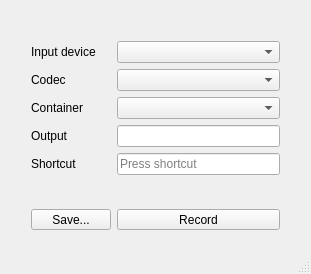
<?xml version="1.0" encoding="UTF-8"?>
<ui version="4.0">
 <class>AppClass</class>
 <widget class="QMainWindow" name="AppClass">
  <property name="geometry">
   <rect>
    <x>0</x>
    <y>0</y>
    <width>311</width>
    <height>274</height>
   </rect>
  </property>
  <property name="windowTitle">
   <string>App</string>
  </property>
  <property name="windowIcon">
   <iconset resource="app.qrc">
    <normaloff>:/App/Audio recorder.ico</normaloff>:/App/Audio recorder.ico</iconset>
  </property>
  <widget class="QWidget" name="centralWidget">
   <widget class="QWidget" name="">
    <property name="geometry">
     <rect>
      <x>20</x>
      <y>30</y>
      <width>271</width>
      <height>211</height>
     </rect>
    </property>
    <layout class="QGridLayout" name="gridLayout">
     <item row="0" column="0">
      <widget class="QLabel" name="label">
       <property name="text">
        <string>Input device</string>
       </property>
      </widget>
     </item>
     <item row="0" column="1">
      <widget class="QComboBox" name="inputDevicesComboBox"/>
     </item>
     <item row="1" column="0">
      <widget class="QLabel" name="label_2">
       <property name="text">
        <string>Codec</string>
       </property>
      </widget>
     </item>
     <item row="1" column="1">
      <widget class="QComboBox" name="codecComboBox"/>
     </item>
     <item row="2" column="0">
      <widget class="QLabel" name="label_5">
       <property name="text">
        <string>Container</string>
       </property>
      </widget>
     </item>
     <item row="2" column="1">
      <widget class="QComboBox" name="fileContainerBox"/>
     </item>
     <item row="3" column="0">
      <widget class="QLabel" name="label_3">
       <property name="text">
        <string>Output</string>
       </property>
      </widget>
     </item>
     <item row="3" column="1">
      <widget class="QLineEdit" name="filenameTextBox"/>
     </item>
     <item row="4" column="0">
      <widget class="QLabel" name="label_4">
       <property name="text">
        <string>Shortcut</string>
       </property>
      </widget>
     </item>
     <item row="4" column="1">
      <widget class="QKeySequenceEdit" name="shortcutBox"/>
     </item>
     <item row="5" column="0" colspan="2">
      <widget class="QLabel" name="recordingDuration">
       <property name="font">
        <font>
         <pointsize>14</pointsize>
         <weight>75</weight>
         <bold>true</bold>
        </font>
       </property>
       <property name="text">
        <string/>
       </property>
       <property name="textFormat">
        <enum>Qt::RichText</enum>
       </property>
       <property name="scaledContents">
        <bool>false</bool>
       </property>
       <property name="alignment">
        <set>Qt::AlignCenter</set>
       </property>
      </widget>
     </item>
     <item row="6" column="0">
      <widget class="QPushButton" name="openFileDialogButton">
       <property name="text">
        <string>Save...</string>
       </property>
      </widget>
     </item>
     <item row="6" column="1">
      <widget class="QPushButton" name="recordButton">
       <property name="text">
        <string>Record</string>
       </property>
      </widget>
     </item>
    </layout>
   </widget>
  </widget>
  <widget class="QStatusBar" name="statusBar"/>
 </widget>
 <layoutdefault spacing="6" margin="11"/>
 <resources>
  <include location="app.qrc"/>
 </resources>
 <connections/>
</ui>
